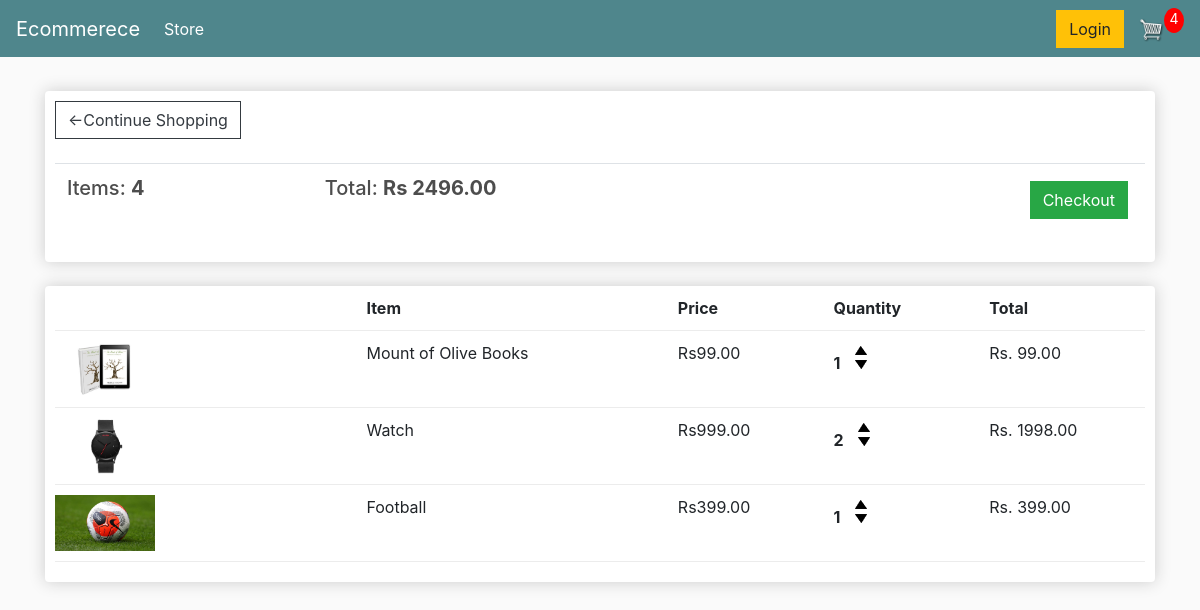
The page /cart/ (signed in) on the database as committed earlier.
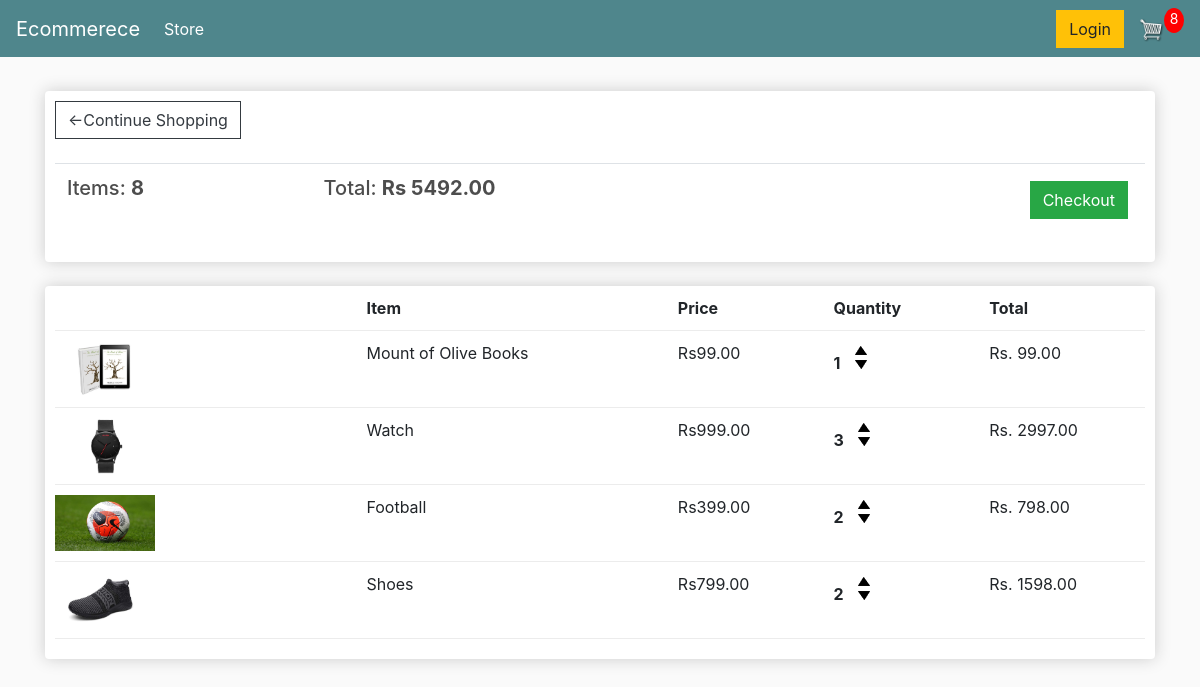
The same page on the database as committed later.
### store/models.py (models this page shows, shortened)
class Order(models.Model):
    customer = models.ForeignKey(Customer ,on_delete=models.CASCADE, null=True, blank=True)
    date_ordered = models.DateTimeField(auto_now_add=True)
    complete = models.BooleanField(default = False, null=True, blank=True)
    transaction_id = models.CharField(max_length = 200, null = True)
    @property
    def cart_items(self):
        orderitems = self.orderitem_set.all()
        total = sum(item.quantity for item in orderitems)
        return total
    @property
    def cart_total(self):
        orderitems = self.orderitem_set.all()
        total = sum(item.get_total for item in orderitems)
        return total

class OrderItem(models.Model):
    product = models.ForeignKey(Product ,on_delete=models.SET_NULL, null=True, blank=True)
    order = models.ForeignKey(Order ,on_delete=models.SET_NULL, null=True, blank=True)
    quantity = models.IntegerField(default = 0, null=True, blank=True)
    date_added = models.DateTimeField(auto_now_add=True,null=True, blank=True)
    @property
    def get_total(self):
        total = self.quantity * self.product.price
        return total

class Product(models.Model):
    name = models.CharField(max_length = 200, null = True)
    price = models.DecimalField(max_digits=10,decimal_places=2)
    digital = models.BooleanField(default = False, null=True, blank=True)
    image = models.ImageField(null = True, blank= True)
    @property
    def image_url(self):
        try:
            url = self.image.url
        except:
            url = ''
        return url

### store/views.py (the view)
# urls.py: path('cart/', views.cart, name="cart"),
def cart(request):
    data = cookie_data(request)
    items = data['items']
    order = data['order']
    cart_items = data['cart_items']
    context = {'items':items,'order':order,'cart_items':cart_items}
    return render(request,"store/cart.html",context)

### store/utils.py (called while the page is built)
def cookie_data(request):
    if request.user.is_authenticated:
        customer = request.user.customer
        order, created = Order.objects.get_or_create(customer = customer,complete = False)
        items = order.orderitem_set.all()
        cart_items = order.cart_items
    else:
        cookie_data = cookie_cart(request)
        items = cookie_data['items']
        order = cookie_data['order']
        cart_items = cookie_data['cart_items']
    return {'items':items,'order':order,'cart_items':cart_items}

### store/templates/store/cart.html (shortened to what this page needs)
{% extends 'store/main.html' %}
{% load static %}
{% block content %}
    <div class="row">
        <div class="col-lg-12">
            <div class="box-element">
                <a class="btn btn-outline-dark" href='{% url "store" %}'>&#x2190;Continue Shopping</a>
                <br><br>
                <table class="table">
                    <tr>
                        <th><h5>Items: <strong>{{order.cart_items}}</strong></h5></th>
                        <th><h5>Total: <strong>Rs {{order.cart_total|floatformat:2}}</strong></h5></th>
                        <th>
                            <a style="float: right; margin: 5px;" class="btn btn-success" href='{% url "checkout" %}'>Checkout</a>
                        </th>
                    </tr>
                </table>
            </div>
            <br>
            <div class="box-element">
                <div class="cart-row">
					<div style="flex:2"></div>
					<div style="flex:2"><strong>Item</strong></div>
					<div style="flex:1"><strong>Price</strong></div>
					<div style="flex:1"><strong>Quantity</strong></div>
					<div style="flex:1"><strong>Total</strong></div>
				</div>
                {% for item in items %}
                <div class="cart-row">
                    <div style="flex:2"><img class="row-image" src="{{item.product.image_url}}"></div>
                    <div style="flex:2"><p>{{item.product.name}}</p></div>
                    <div style="flex:1"><p>Rs{{item.product.price}}</p></div>
                    <div style="flex:1">
                        <p class="quantity">{{item.quantity}}</p>
                        <div class="quantity">
                            <img data-product={{item.product.id}} data-action="add" class="chg-quantity update-cart" src="{% static  'images/arrow-up.png' %}">
                            <img data-product={{item.product.id}} data-action="remove" class="chg-quantity update-cart" src="{% static  'images/arrow-down.png' %}">
                        </div>
                    </div>
                    <div style="flex:1"><p>Rs. {{item.get_total}}</p></div>
                </div>
                {% endfor %}
            </div>
        </div>
    </div>
{% endblock content%}

Rows that differ between the two databases and show on the page:
changed through a linked row, Order: cart_items "4" → "8"; cart_total "2496.00" → "5492.00"
changed OrderItem "Watch": quantity "2" → "3"; get_total "1998.00" → "2997.00"
changed OrderItem "Football": quantity "1" → "2"; get_total "399.00" → "798.00"
added OrderItem: product.image_url (picture), product.name "Shoes", product.price "799.00", quantity "2", get_total "1598.00"
Other text that changed with them:
{{ cart_items }}: "4" → "8"
